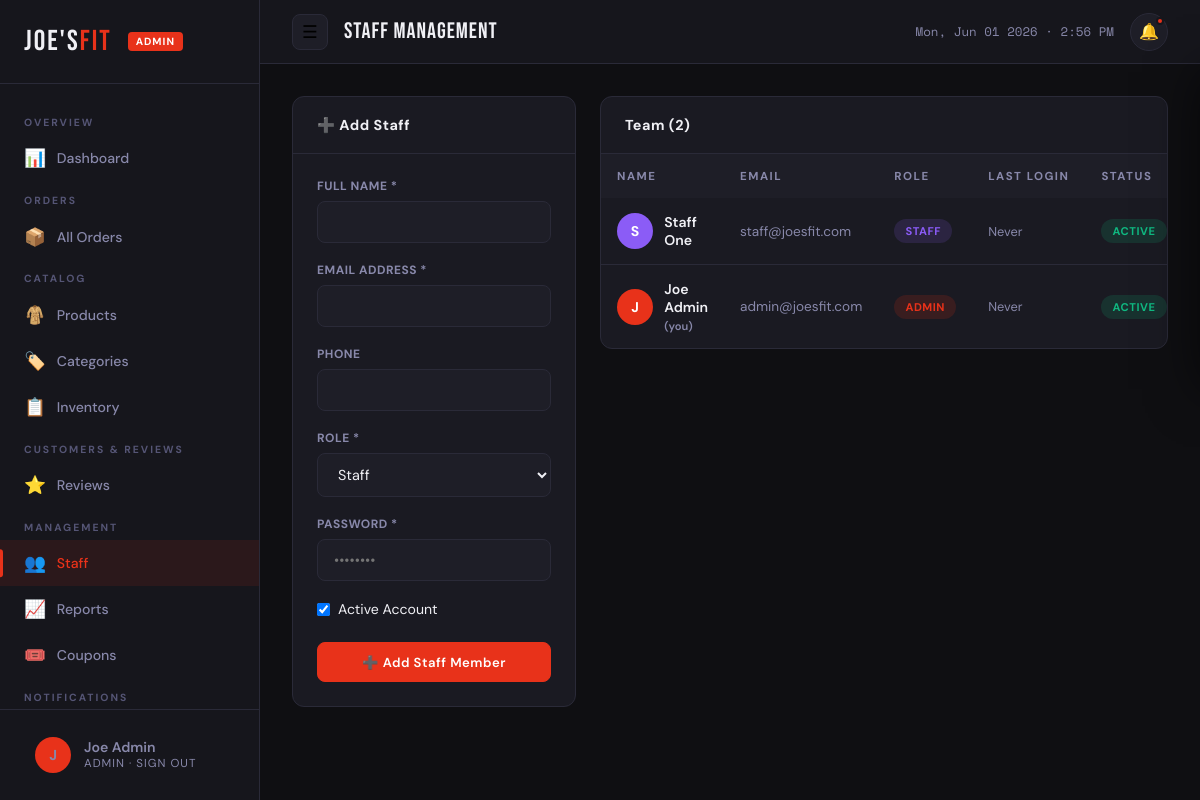
Screenshot of /admin/pages/staff.php (signed in) with the database file from the repository.
### tables this page shows
CREATE TABLE `staff` (
  `id` int(11) NOT NULL AUTO_INCREMENT,
  `name` varchar(100) NOT NULL,
  `email` varchar(150) NOT NULL,
  `password` varchar(255) NOT NULL,
  `role` enum('admin','staff') DEFAULT 'staff',
  `phone` varchar(20) DEFAULT NULL,
  `avatar` varchar(255) DEFAULT NULL,
  `is_active` tinyint(1) DEFAULT 1,
  `last_login` timestamp NULL DEFAULT NULL,
  `created_at` timestamp DEFAULT CURRENT_TIMESTAMP,
  PRIMARY KEY (`id`),
  UNIQUE KEY `email` (`email`)
);

### admin/pages/staff.php (the view, shortened to what this page needs)
<?php
require_once '../includes/admin_header.php';
$editStaff = null;
$staffList = $pdo->query("SELECT * FROM staff ORDER BY role DESC, name ASC")->fetchAll();
?>
<div style="display:grid;grid-template-columns:1fr 2fr;gap:1.5rem;align-items:start">
  <div class="card">
    <div class="card-header">
      <span class="card-title"><?= $editStaff ? '✏️ Edit Staff' : '➕ Add Staff' ?></span>
    </div>
    <div class="card-body">
      <form method="POST">
        <div class="form-group">
          <label class="form-label">Full Name *</label>
          <input type="text" name="name" class="form-control" required value="<?= htmlspecialchars($editStaff['name'] ?? '') ?>">
        </div>
        <div class="form-group">
          <label class="form-label">Email Address *</label>
          <input type="email" name="email" class="form-control" required value="<?= htmlspecialchars($editStaff['email'] ?? '') ?>">
        </div>
        <div class="form-group">
          <label class="form-label">Phone</label>
          <input type="text" name="phone" class="form-control" value="<?= htmlspecialchars($editStaff['phone'] ?? '') ?>">
        </div>
        <div class="form-group">
          <label class="form-label">Role *</label>
          <select name="role" class="form-control">
            <option value="staff" <?= ($editStaff['role']??'')==='staff'?'selected':'' ?>>Staff</option>
          </select>
        </div>
        <div class="form-group">
          <label class="form-label"><?= $editStaff ? 'New Password (leave blank to keep)' : 'Password *' ?></label>
          <input type="password" name="password" class="form-control" <?= $editStaff?'':'required' ?> placeholder="••••••••">
        </div>
        <label style="display:flex;align-items:center;gap:0.5rem;cursor:pointer;font-size:0.88rem;margin-bottom:1.5rem">
          <input type="checkbox" name="is_active" value="1" <?= ($editStaff['is_active']??1)?'checked':'' ?>> Active Account
        </label>
        <button type="submit" class="btn btn-primary btn-full"><?= $editStaff ? '💾 Update' : '➕ Add Staff Member' ?></button>
      </form>
    </div>
  </div>
  <div class="card">
    <div class="card-header"><span class="card-title">Team (<?= count($staffList) ?>)</span></div>
    <div class="table-wrap">
      <table>
        <thead><tr><th>Name</th><th>Email</th><th>Role</th><th>Last Login</th><th>Status</th><th>Actions</th></tr></thead>
        <tbody>
          <?php foreach ($staffList as $s): ?>
            <tr>
              <td>
                <div style="display:flex;align-items:center;gap:0.7rem">
                  <div style="width:36px;height:36px;border-radius:50%;background:<?= $s['role']==='admin'?'var(--accent)':'var(--purple)' ?>;color:white;display:flex;align-items:center;justify-content:center;font-weight:700;flex-shrink:0">
                    <?= strtoupper(substr($s['name'],0,1)) ?>
                  </div>
                  <div>
                    <div style="font-weight:600;font-size:0.88rem">
                      <?= htmlspecialchars($s['name']) ?>
                      <?php if ($s['id']==$_SESSION['admin_id']): ?>
                        <span style="font-size:0.7rem;color:var(--text-muted)">(you)</span>
                      <?php endif; ?>
                    </div>
                  </div>
                </div>
              </td>
              <td style="font-size:0.85rem;color:var(--text-muted)"><?= htmlspecialchars($s['email']) ?></td>
              <td><span class="badge badge-<?= $s['role'] ?>"><?= ucfirst($s['role']) ?></span></td>
              <td style="font-size:0.8rem;color:var(--text-muted)"><?= $s['last_login'] ? date('M d, Y g:i A',strtotime($s['last_login'])) : 'Never' ?></td>
              <td><span class="badge <?= $s['is_active']?'badge-active':'badge-inactive' ?>"><?= $s['is_active']?'Active':'Inactive' ?></span></td>
            </tr>
          <?php endforeach; ?>
        </tbody>
      </table>
    </div>
  </div>
</div>
<?php require_once '../includes/admin_footer.php'; ?>

### admin/assets/css/admin.css (style rules this page uses)
:root { --bg: #0f0f12; --bg-2: #16161c; --bg-3: #1e1e27; --bg-card: #1a1a22; --text: #f0f0f5; --text-muted: #8888aa; --text-light: #555575; --accent: #e8321a; --accent-dark: #c42a14; --accent-glow: rgba(232,50,26,0.25); --blue: #3b82f6; --green: #10b981; --yellow: #f59e0b; --purple: #8b5cf6; --border: #2a2a38; --border-light: #333345; --shadow: 0 4px 24px rgba(0,0,0,0.4); --shadow-lg: 0 8px 48px rgba(0,0,0,0.6); --radius: 12px; --radius-sm: 8px; --font-display: 'Bebas Neue', sans-serif; --font-body: 'DM Sans', sans-serif; --font-mono: 'Space Mono', monospace; --sidebar-w: 260px; --header-h: 64px; --transition: 0.2s ease; }
*, *::before, *::after { box-sizing: border-box; margin: 0; padding: 0; }
html { scroll-behavior: smooth; }
body { font-family: var(--font-body); background: var(--bg); color: var(--text); min-height: 100vh; }
button { cursor: pointer; border: none; background: none; font-family: inherit; }
input, select, textarea { font-family: inherit; }
.card { background: var(--bg-card); border: 1px solid var(--border); border-radius: var(--radius); overflow: hidden; }
.card-header { padding: 1.2rem 1.5rem; border-bottom: 1px solid var(--border); display: flex; align-items: center; justify-content: space-between; }
.card-title { font-weight: 700; font-size: 0.9rem; letter-spacing: 0.5px; }
.card-body { padding: 1.5rem; }
.table-wrap { overflow-x: auto; }
table { width: 100%; border-collapse: collapse; font-size: 0.88rem; }
thead th { background: var(--bg-3); padding: 0.9rem 1rem; text-align: left; font-size: 0.72rem; font-weight: 700; letter-spacing: 1.5px; text-transform: uppercase; color: var(--text-muted); white-space: nowrap; }
tbody td { padding: 0.9rem 1rem; border-bottom: 1px solid var(--border); vertical-align: middle; }
tbody tr:last-child td { border-bottom: none; }
.badge { display: inline-flex; align-items: center; padding: 0.3rem 0.7rem; border-radius: 50px; font-size: 0.7rem; font-weight: 700; letter-spacing: 0.5px; text-transform: uppercase; white-space: nowrap; }
.badge-active { background: rgba(16,185,129,0.15); color: #10b981; }
.badge-admin { background: rgba(232,50,26,0.15); color: var(--accent); }
.badge-staff { background: rgba(139,92,246,0.15); color: #8b5cf6; }
.form-group { margin-bottom: 1.2rem; }
.form-label { display: block; font-size: 0.75rem; font-weight: 700; letter-spacing: 0.5px; text-transform: uppercase; color: var(--text-muted); margin-bottom: 0.4rem; }
.form-control { width: 100%; padding: 0.7rem 1rem; background: var(--bg-3); border: 1.5px solid var(--border); border-radius: var(--radius-sm); color: var(--text); font-size: 0.9rem; transition: border-color var(--transition), box-shadow var(--transition); }
select.form-control option { background: var(--bg-3); }
.btn { display: inline-flex; align-items: center; gap: 0.4rem; padding: 0.65rem 1.3rem; border-radius: var(--radius-sm); font-weight: 600; font-size: 0.82rem; letter-spacing: 0.5px; transition: all var(--transition); cursor: pointer; border: 1.5px solid transparent; white-space: nowrap; }
.btn-primary { background: var(--accent); color: white; border-color: var(--accent); }
.btn-full { width: 100%; justify-content: center; }

### rows the page displays
staff: name "S", name "Staff One", email "staff@joesfit.com", role "STAFF", shows "Never", is_active "ACTIVE"
staff: name "J", name "Joe Admin", shows "(you)", email "admin@joesfit.com", role "ADMIN", shows "Never", is_active "ACTIVE"

### other values shown
substr($admin['name'], 0, 1) "J"
$admin['name'] "Joe Admin"
$admin['role'] "ADMIN"
$pageTitle "Staff Management"
count($staffList) "2"
